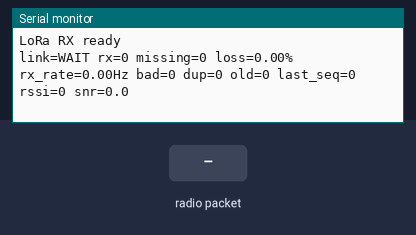
This program was run on a simulated ESP32-S3. Shown: the last lines printed to the serial monitor. The test bench sets the inputs (shaded band). No radio packets arrive unless stated.

Above: at 1.2 s.
1.3 s: radio packet "1" arrives
At 2.6 s:
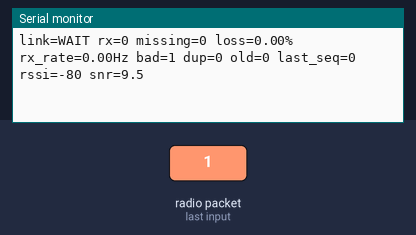
2.8 s: radio packet "0" arrives
At 3.8 s:
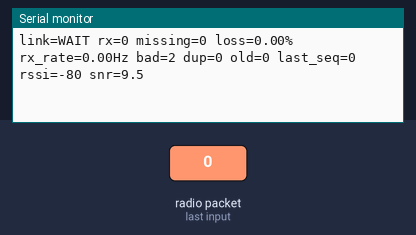
4.3 s: radio packet "2" arrives
At 5.8 s:
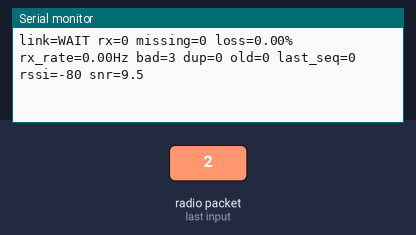
Timing chart, 0 to 7.3 s (numbered marks = the images above; inputs shaded):
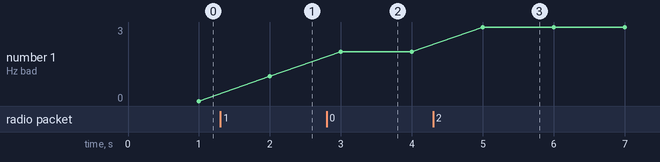

Measured:
- after the input at 1.3 s, the serial monitor: prints a new line after 0.70 s (image 1)
- after the input at 2.8 s, the serial monitor: prints a new line after 0.20 s (image 2)
- after the input at 4.3 s, the serial monitor: prints a new line after 0.70 s (image 3)
- plotted number 1: 0 → 1 after the input at 1.3 s, 1 → 2 after the input at 2.8 s, 2 → 3 after the input at 4.3 s

The program:

main.cpp
```cpp
#include <Arduino.h>
#include <LoRa.h>
#include <SPI.h>

// LoRa packet-loss test receiver.
// Open PlatformIO Serial Monitor at 115200 baud to see loss statistics.

static constexpr uint32_t kSerialBaud = 115200;

// Ground LoRa module pins.
static constexpr int kLoraSck = 9;
static constexpr int kLoraMiso = 10;
static constexpr int kLoraMosi = 11;
static constexpr int kLoraNss = 12;
static constexpr int kLoraDio0 = 6;
static constexpr int kLoraDio1 = 5;
static constexpr int kLoraRst = 7;

// LoRa radio parameters.
static constexpr long kLoraFreq = 433000000;
static constexpr byte kLoraSyncWord = 0x12;
static constexpr long kLoraBw = 125E3;
static constexpr int kLoraSf = 9;
static constexpr int kLoraCr = 6;  // 4/6
static constexpr int kLoraPreambleLen = 8;

static constexpr uint8_t kPacketLen = 16;
static constexpr uint8_t kMagic0 = 'R';
static constexpr uint8_t kMagic1 = 'L';
static constexpr uint8_t kProtocolVersion = 1;
static constexpr uint32_t kLoraRetryMs = 3000;
static constexpr uint32_t kReportIntervalMs = 1000;
static constexpr uint32_t kLinkTimeoutMs = 3000;

static SPIClass lora_spi(FSPI);
static bool lora_ready = false;
static bool have_seq = false;
static uint32_t last_lora_retry_ms = 0;
static uint32_t last_report_ms = 0;
static uint32_t last_rx_ms = 0;
static uint32_t first_rx_ms = 0;
static uint32_t last_seq = 0;
static uint32_t rx_valid = 0;
static uint32_t rx_bad = 0;
static uint32_t missing = 0;
static uint32_t duplicate = 0;
static uint32_t out_of_order = 0;
static int last_rssi = 0;
static float last_snr = 0.0f;

static uint8_t read_u8(const uint8_t *buf, size_t idx) {
  return buf[idx];
}

static uint16_t read_u16_le(const uint8_t *buf, size_t idx) {
  return static_cast<uint16_t>(buf[idx]) |
         (static_cast<uint16_t>(buf[idx + 1]) << 8);
}

static uint32_t read_u32_le(const uint8_t *buf, size_t idx) {
  return static_cast<uint32_t>(buf[idx]) |
         (static_cast<uint32_t>(buf[idx + 1]) << 8) |
         (static_cast<uint32_t>(buf[idx + 2]) << 16) |
         (static_cast<uint32_t>(buf[idx + 3]) << 24);
}

static uint8_t xor_crc(const uint8_t *buf, size_t len) {
  uint8_t crc = 0;
  for (size_t i = 0; i < len; ++i) {
    crc ^= buf[i];
  }
  return crc;
}

static bool is_valid_test_packet(const uint8_t *buf, size_t len) {
  if (!buf || len != kPacketLen) {
    return false;
  }
  if (buf[0] != kMagic0 || buf[1] != kMagic1) {
    return false;
  }
  if (buf[2] != kProtocolVersion || buf[3] != kPacketLen) {
    return false;
  }
  return xor_crc(buf, kPacketLen - 1) == buf[kPacketLen - 1];
}

static bool init_lora() {
  lora_spi.begin(kLoraSck, kLoraMiso, kLoraMosi, kLoraNss);
  LoRa.setSPI(lora_spi);
  LoRa.setPins(kLoraNss, kLoraRst, kLoraDio0);

  if (!LoRa.begin(kLoraFreq)) {
    return false;
  }

  LoRa.setSyncWord(kLoraSyncWord);
  LoRa.setSpreadingFactor(kLoraSf);
  LoRa.setSignalBandwidth(kLoraBw);
  LoRa.setCodingRate4(kLoraCr);
  LoRa.setPreambleLength(kLoraPreambleLen);
  LoRa.enableCrc();
  LoRa.disableInvertIQ();
  LoRa.receive();
  return true;
}

static void maintain_lora(uint32_t now_ms) {
  if (lora_ready || (now_ms - last_lora_retry_ms) < kLoraRetryMs) {
    return;
  }
  last_lora_retry_ms = now_ms;
  lora_ready = init_lora();
  Serial.println(lora_ready ? "LoRa RX ready" : "LoRa RX init failed");
}

static void update_seq_stats(uint32_t seq) {
  if (!have_seq) {
    have_seq = true;
    last_seq = seq;
    return;
  }

  const uint32_t delta = seq - last_seq;
  if (delta == 0) {
    duplicate++;
    return;
  }
  if (delta > 0x80000000UL) {
    out_of_order++;
    return;
  }

  if (delta > 1) {
    missing += delta - 1;
  }
  last_seq = seq;
}

static void handle_lora_rx() {
  int packet_size = LoRa.parsePacket();
  if (packet_size <= 0) {
    return;
  }

  uint8_t packet[64];
  size_t len = 0;
  while (LoRa.available() && len < sizeof(packet)) {
    packet[len++] = static_cast<uint8_t>(LoRa.read());
  }
  while (LoRa.available()) {
    LoRa.read();
  }

  last_rssi = LoRa.packetRssi();
  last_snr = LoRa.packetSnr();

  if (!is_valid_test_packet(packet, len)) {
    rx_bad++;
    LoRa.receive();
    return;
  }

  const uint32_t seq = read_u32_le(packet, 4);
  const uint32_t tx_ms = read_u32_le(packet, 8);
  const uint16_t interval_ms = read_u16_le(packet, 12);
  const uint8_t flags = read_u8(packet, 14);
  (void)tx_ms;
  (void)interval_ms;
  (void)flags;

  const uint32_t now_ms = millis();
  if (rx_valid == 0) {
    first_rx_ms = now_ms;
  }
  rx_valid++;
  last_rx_ms = now_ms;
  update_seq_stats(seq);

  LoRa.receive();
}

static void print_report(uint32_t now_ms) {
  const uint32_t expected = rx_valid + missing;
  const float loss_rate = expected == 0 ? 0.0f : (100.0f * static_cast<float>(missing) / expected);
  const float elapsed_s = first_rx_ms == 0 ? 0.0f : static_cast<float>(now_ms - first_rx_ms) / 1000.0f;
  const float rx_hz = elapsed_s <= 0.0f ? 0.0f : static_cast<float>(rx_valid) / elapsed_s;
  const bool link_ok = (last_rx_ms != 0) && ((now_ms - last_rx_ms) <= kLinkTimeoutMs);

  Serial.print("link=");
  Serial.print(link_ok ? "OK" : "WAIT");
  Serial.print(" rx=");
  Serial.print(rx_valid);
  Serial.print(" missing=");
  Serial.print(missing);
  Serial.print(" loss=");
  Serial.print(loss_rate, 2);
  Serial.print("% rx_rate=");
  Serial.print(rx_hz, 2);
  Serial.print("Hz bad=");
  Serial.print(rx_bad);
  Serial.print(" dup=");
  Serial.print(duplicate);
  Serial.print(" old=");
  Serial.print(out_of_order);
  Serial.print(" last_seq=");
  Serial.print(have_seq ? last_seq : 0);
  Serial.print(" rssi=");
  Serial.print(last_rssi);
  Serial.print(" snr=");
  Serial.println(last_snr, 1);
}

void setup() {
  pinMode(kLoraDio1, INPUT);

  Serial.begin(kSerialBaud);
  uint32_t start_ms = millis();
  while (!Serial && (millis() - start_ms) < 1500) {
    delay(10);
  }

  Serial.println();
  Serial.println("LoRa packet-loss test RX");
  Serial.println("Expected TX: rocket_main packet-loss test firmware");

  lora_ready = init_lora();
  last_lora_retry_ms = millis();
  Serial.println(lora_ready ? "LoRa RX ready" : "LoRa RX init failed");
}

void loop() {
  const uint32_t now_ms = millis();
  maintain_lora(now_ms);

  if (lora_ready) {
    handle_lora_rx();
  }

  if (now_ms - last_report_ms >= kReportIntervalMs) {
    last_report_ms = now_ms;
    print_report(now_ms);
  }

  delay(1);
}
```
